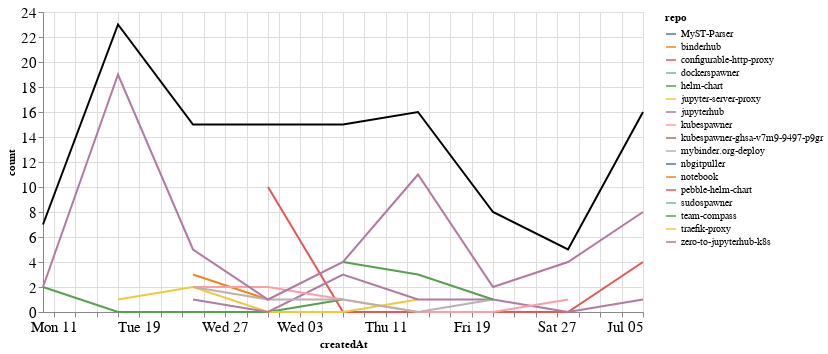

Notebook code for this chart:
### Markdown cell above
## Comments

### Code cell
comments_time = comments.groupby('repo').resample('W', on='createdAt').count()['author'].reset_index()
comments_time = comments_time.rename(columns={'author': 'count'})
comments_time_total = comments_time.groupby('createdAt').agg({"count": "sum"}).reset_index()
ch1 = alt.Chart(comments_time, width=600).mark_line().encode(
    x='createdAt',
    y='count',
    color='repo',
    tooltip="repo"
)

ch2 = alt.Chart(comments_time_total, width=600).mark_line(color="black").encode(
    x='createdAt',
    y='count',
)

ch1 + ch2

### Figure 1 — Vega-Lite specification as saved in the notebook (floating-point values rounded to 4 significant figures)
{"config": {"axisLeft": {"labelFontSize": 15}, "axisBottom": {"labelFontSize": 15}}, "layer": [{"data": {"name": "data-0fc6f4b4ad9c874d673c989948a9db5f"}, "mark": "line", "encoding": {"color": {"type": "nominal", "field": "repo"}, "tooltip": {"type": "nominal", "field": "repo"}, "x": {"type": "temporal", "field": "createdAt"}, "y": {"type": "quantitative", "field": "count"}}, "width": 600}, {"data": {"name": "data-c0a954e5ad21061b654fa9916fc587ff"}, "mark": {"type": "line", "color": "black"}, "encoding": {"x": {"type": "temporal", "field": "createdAt"}, "y": {"type": "quantitative", "field": "count"}}, "width": 600}], "$schema": "https://vega.github.io/schema/vega-lite/v4.8.1.json", "datasets": {"data-0fc6f4b4ad9c874d673c989948a9db5f": [{"repo": "MyST-Parser", "createdAt": "2020-05-10T00:00:00", "count": 3}, {"repo": "binderhub", "createdAt": "2020-05-24T00:00:00", "count": 3}, {"repo": "binderhub", "createdAt": "2020-05-31T00:00:00", "count": 1}, {"repo": "configurable-http-proxy", "createdAt": "2020-05-31T00:00:00", "count": 10}, {"repo": "configurable-http-proxy", "createdAt": "2020-06-07T00:00:00", "count": 0}, {"repo": "configurable-http-proxy", "createdAt": "2020-06-14T00:00:00", "count": 0}, {"repo": "configurable-http-proxy", "createdAt": "2020-06-21T00:00:00", "count": 0}, {"repo": "configurable-http-proxy", "createdAt": "2020-06-28T00:00:00", "count": 0}, {"repo": "configurable-http-proxy", "createdAt": "2020-07-05T00:00:00", "count": 4}, {"repo": "dockerspawner", "createdAt": "2020-07-05T00:00:00", "count": 1}, {"repo": "helm-chart", "createdAt": "2020-05-10T00:00:00", "count": 2}, {"repo": "helm-chart", "createdAt": "2020-05-17T00:00:00", "count": 0}, {"repo": "helm-chart", "createdAt": "2020-05-24T00:00:00", "count": 0}, {"repo": "helm-chart", "createdAt": "2020-05-31T00:00:00", "count": 0}, {"repo": "helm-chart", "createdAt": "2020-06-07T00:00:00", "count": 1}, {"repo": "jupyter-server-proxy", "createdAt": "2020-05-17T00:00:00", "count": 1}, {"repo": "jupyter-server-proxy", "createdAt": "2020-05-24T00:00:00", "count": 2}, {"repo": "jupyter-server-proxy", "createdAt": "2020-05-31T00:00:00", "count": 0}, {"repo": "jupyter-server-proxy", "createdAt": "2020-06-07T00:00:00", "count": 0}, {"repo": "jupyter-server-proxy", "createdAt": "2020-06-14T00:00:00", "count": 1}, {"repo": "jupyterhub", "createdAt": "2020-05-24T00:00:00", "count": 1}, {"repo": "jupyterhub", "createdAt": "2020-05-31T00:00:00", "count": 0}, {"repo": "jupyterhub", "createdAt": "2020-06-07T00:00:00", "count": 3}, {"repo": "jupyterhub", "createdAt": "2020-06-14T00:00:00", "count": 1}, {"repo": "jupyterhub", "createdAt": "2020-06-21T00:00:00", "count": 1}, {"repo": "jupyterhub", "createdAt": "2020-06-28T00:00:00", "count": 0}, {"repo": "jupyterhub", "createdAt": "2020-07-05T00:00:00", "count": 1}, {"repo": "kubespawner", "createdAt": "2020-05-24T00:00:00", "count": 2}, {"repo": "kubespawner", "createdAt": "2020-05-31T00:00:00", "count": 2}, {"repo": "kubespawner", "createdAt": "2020-06-07T00:00:00", "count": 1}, {"repo": "kubespawner", "createdAt": "2020-06-14T00:00:00", "count": 0}, {"repo": "kubespawner", "createdAt": "2020-06-21T00:00:00", "count": 0}, {"repo": "kubespawner", "createdAt": "2020-06-28T00:00:00", "count": 1}, {"repo": "kubespawner-ghsa-v7m9-9497-p9gr", "createdAt": "2020-07-05T00:00:00", "count": 1}, {"repo": "mybinder.org-deploy", "createdAt": "2020-05-24T00:00:00", "count": 2}, {"repo": "mybinder.org-deploy", "createdAt": "2020-05-31T00:00:00", "count": 1}, {"repo": "mybinder.org-deploy", "createdAt": "2020-06-07T00:00:00", "count": 1}, {"repo": "mybinder.org-deploy", "createdAt": "2020-06-14T00:00:00", "count": 0}, {"repo": "mybinder.org-deploy", "createdAt": "2020-06-21T00:00:00", "count": 1}, {"repo": "nbgitpuller", "createdAt": "2020-07-05T00:00:00", "count": 1}, {"repo": "notebook", "createdAt": "2020-05-17T00:00:00", "count": 1}, {"repo": "pebble-helm-chart", "createdAt": "2020-06-07T00:00:00", "count": 1}, {"repo": "sudospawner", "createdAt": "2020-06-21T00:00:00", "count": 3}, {"repo": "team-compass", "createdAt": "2020-06-07T00:00:00", "count": 4}, {"repo": "team-compass", "createdAt": "2020-06-14T00:00:00", "count": 3}, {"repo": "team-compass", "createdAt": "2020-06-21T00:00:00", "count": 1}, {"repo": "traefik-proxy", "createdAt": "2020-05-17T00:00:00", "count": 2}, {"repo": "zero-to-jupyterhub-k8s", "createdAt": "2020-05-10T00:00:00", "count": 2}, {"repo": "zero-to-jupyterhub-k8s", "createdAt": "2020-05-17T00:00:00", "count": 19}, {"repo": "zero-to-jupyterhub-k8s", "createdAt": "2020-05-24T00:00:00", "count": 5}, {"repo": "zero-to-jupyterhub-k8s", "createdAt": "2020-05-31T00:00:00", "count": 1}, {"repo": "zero-to-jupyterhub-k8s", "createdAt": "2020-06-07T00:00:00", "count": 4}, {"repo": "zero-to-jupyterhub-k8s", "createdAt": "2020-06-14T00:00:00", "count": 11}, {"repo": "zero-to-jupyterhub-k8s", "createdAt": "2020-06-21T00:00:00", "count": 2}, {"repo": "zero-to-jupyterhub-k8s", "createdAt": "2020-06-28T00:00:00", "count": 4}, {"repo": "zero-to-jupyterhub-k8s", "createdAt": "2020-07-05T00:00:00", "count": 8}], "data-c0a954e5ad21061b654fa9916fc587ff": [{"createdAt": "2020-05-10T00:00:00", "count": 7}, {"createdAt": "2020-05-17T00:00:00", "count": 23}, {"createdAt": "2020-05-24T00:00:00", "count": 15}, {"createdAt": "2020-05-31T00:00:00", "count": 15}, {"createdAt": "2020-06-07T00:00:00", "count": 15}, {"createdAt": "2020-06-14T00:00:00", "count": 16}, {"createdAt": "2020-06-21T00:00:00", "count": 8}, {"createdAt": "2020-06-28T00:00:00", "count": 5}, {"createdAt": "2020-07-05T00:00:00", "count": 16}]}}
